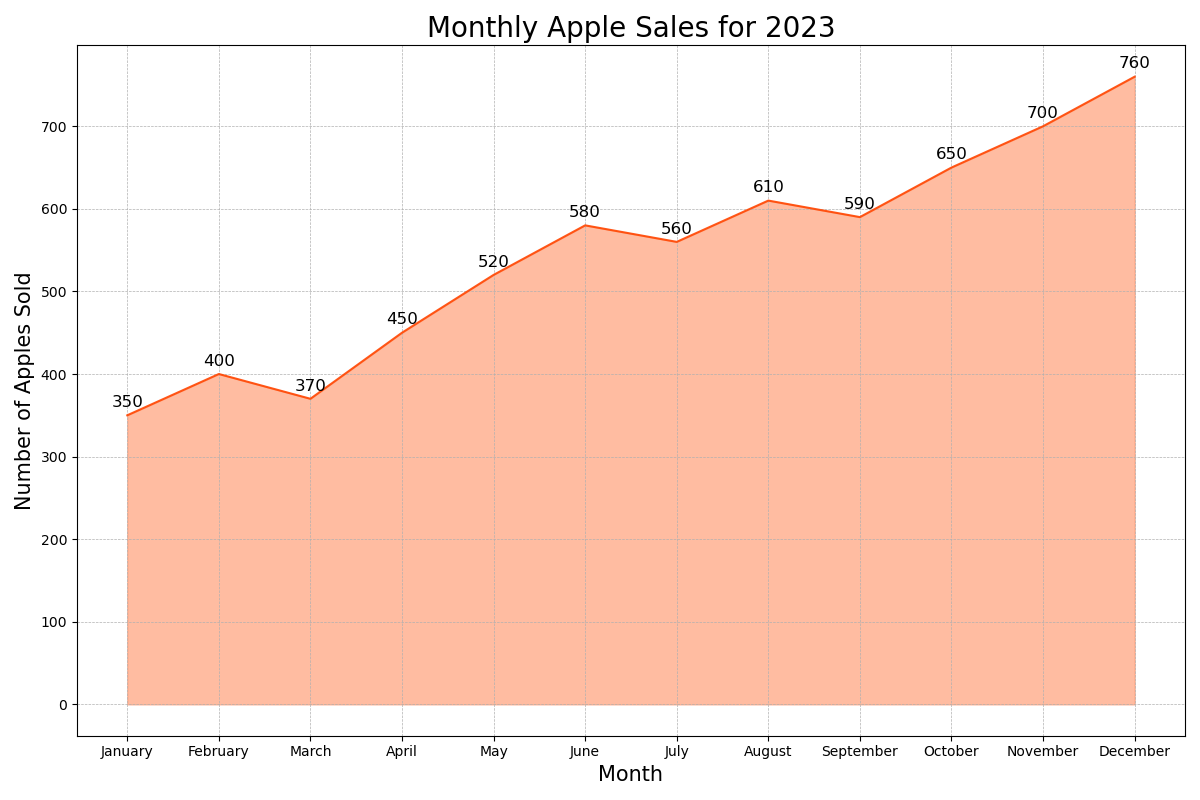

Recreate this plot in Python.

import matplotlib.pyplot as plt

# Data
months = ["January", "February", "March", "April", "May", "June", "July", "August", "September", "October", "November", "December"]
apples = [350, 400, 370, 450, 520, 580, 560, 610, 590, 650, 700, 760]

# Plot
fig, ax = plt.subplots(figsize=(12, 8))

ax.fill_between(months, apples, color="#FFA07A", alpha=0.7)
ax.plot(months, apples, color="#FF4500", alpha=0.9)

# Title and labels
plt.title("Monthly Apple Sales for 2023", fontsize=20)
plt.xlabel("Month", fontsize=15)
plt.ylabel("Number of Apples Sold", fontsize=15)

# Annotations
for i, value in enumerate(apples):
    ax.text(i, value + 10, str(value), ha='center', fontsize=12)

# Display
plt.grid(True, which='both', linestyle='--', linewidth=0.5)
plt.tight_layout()
plt.show()
